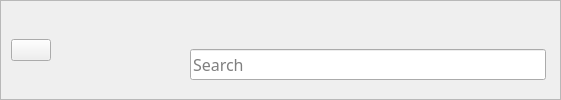
     <widget class="QFrame" name="upBar">
      <property name="frameShape">
       <enum>QFrame::StyledPanel</enum>
      </property>
      <property name="frameShadow">
       <enum>QFrame::Raised</enum>
      </property>
      <layout class="QHBoxLayout" name="horizontalLayout">
       <property name="leftMargin">
        <number>10</number>
       </property>
       <property name="topMargin">
        <number>10</number>
       </property>
       <property name="rightMargin">
        <number>5</number>
       </property>
       <property name="bottomMargin">
        <number>10</number>
       </property>
       <item>
        <widget class="QPushButton" name="pushButtonMenu">
         <property name="text">
          <string/>
         </property>
         <property name="icon">
          <iconset resource="../resource.qrc">
           <normaloff>:/icons/assets/icons/menu.svg</normaloff>:/icons/assets/icons/menu.svg</iconset>
         </property>
         <property name="iconSize">
          <size>
           <width>20</width>
           <height>25</height>
          </size>
         </property>
        </widget>
       </item>
       <item>
        <spacer name="horizontalSpacer_4">
         <property name="orientation">
          <enum>Qt::Horizontal</enum>
         </property>
         <property name="sizeHint" stdset="0">
          <size>
           <width>40</width>
           <height>20</height>
          </size>
         </property>
        </spacer>
       </item>
       <item>
        <widget class="QLabel" name="labelDate">
         <property name="font">
          <font>
           <family>Monaco</family>
           <pointsize>15</pointsize>
           <weight>75</weight>
           <bold>true</bold>
          </font>
         </property>
         <property name="text">
          <string/>
         </property>
        </widget>
       </item>
       <item>
        <spacer name="horizontalSpacer">
         <property name="orientation">
          <enum>Qt::Horizontal</enum>
         </property>
         <property name="sizeHint" stdset="0">
          <size>
           <width>40</width>
           <height>20</height>
          </size>
         </property>
        </spacer>
       </item>
       <item alignment="Qt::AlignBottom">
        <widget class="QFrame" name="searchFrame">
         <property name="minimumSize">
          <size>
           <width>400</width>
           <height>0</height>
          </size>
         </property>
         <property name="maximumSize">
          <size>
           <width>400</width>
           <height>16777215</height>
          </size>
         </property>
         <property name="styleSheet">
          <string notr="true"/>
         </property>
         <property name="frameShape">
          <enum>QFrame::NoFrame</enum>
         </property>
         <layout class="QHBoxLayout" name="horizontalLayout_2">
          <item>
           <widget class="QLabel" name="label">
            <property name="minimumSize">
             <size>
              <width>20</width>
              <height>20</height>
             </size>
            </property>
            <property name="maximumSize">
             <size>
              <width>20</width>
              <height>20</height>
             </size>
            </property>
            <property name="text">
             <string/>
            </property>
            <property name="pixmap">
             <pixmap resource="../resource.qrc">:/icons/assets/icons/search.svg</pixmap>
            </property>
            <property name="scaledContents">
             <bool>true</bool>
            </property>
           </widget>
          </item>
          <item>
           <widget class="QLineEdit" name="lineEditSearch">
            <property name="minimumSize">
             <size>
              <width>0</width>
              <height>0</height>
             </size>
            </property>
            <property name="font">
             <font>
              <family>Monaco</family>
              <pointsize>12</pointsize>
             </font>
            </property>
            <property name="placeholderText">
             <string>Search</string>
            </property>
            <property name="clearButtonEnabled">
             <bool>true</bool>
            </property>
           </widget>
          </item>
         </layout>
        </widget>
       </item>
      </layout>
     </widget>
